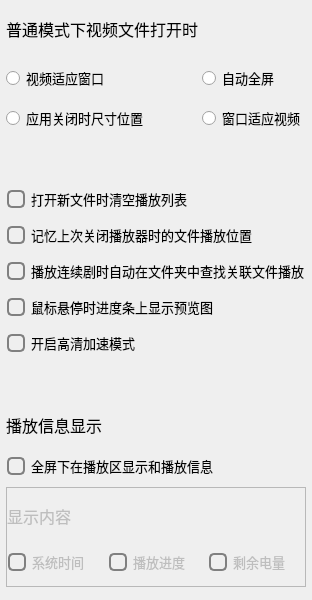
            <widget class="QWidget" name="scrollAreaWidgetContents">
             <property name="geometry">
              <rect>
               <x>0</x>
               <y>0</y>
               <width>312</width>
               <height>600</height>
              </rect>
             </property>
             <property name="minimumSize">
              <size>
               <width>0</width>
               <height>600</height>
              </size>
             </property>
             <layout class="QVBoxLayout" name="verticalLayout_4">
              <property name="spacing">
               <number>4</number>
              </property>
              <property name="leftMargin">
               <number>6</number>
              </property>
              <property name="topMargin">
               <number>6</number>
              </property>
              <property name="rightMargin">
               <number>6</number>
              </property>
              <property name="bottomMargin">
               <number>6</number>
              </property>
              <item>
               <widget class="QFrame" name="frame_6">
                <property name="minimumSize">
                 <size>
                  <width>0</width>
                  <height>129</height>
                 </size>
                </property>
                <property name="maximumSize">
                 <size>
                  <width>16777215</width>
                  <height>130</height>
                 </size>
                </property>
                <property name="styleSheet">
                 <string notr="true">QFrame{
	border:none;

	}</string>
                </property>
                <property name="frameShape">
                 <enum>QFrame::StyledPanel</enum>
                </property>
                <property name="frameShadow">
                 <enum>QFrame::Raised</enum>
                </property>
                <layout class="QGridLayout" name="gridLayout">
                 <property name="leftMargin">
                  <number>0</number>
                 </property>
                 <property name="topMargin">
                  <number>0</number>
                 </property>
                 <property name="rightMargin">
                  <number>0</number>
                 </property>
                 <property name="bottomMargin">
                  <number>0</number>
                 </property>
                 <property name="spacing">
                  <number>4</number>
                 </property>
                 <item row="0" column="0">
                  <widget class="QLabel" name="playLabel">
                   <property name="minimumSize">
                    <size>
                     <width>0</width>
                     <height>41</height>
                    </size>
                   </property>
                   <property name="maximumSize">
                    <size>
                     <width>16777215</width>
                     <height>41</height>
                    </size>
                   </property>
                   <property name="font">
                    <font>
                     <family>Microsoft YaHei UI</family>
                     <pointsize>12</pointsize>
                    </font>
                   </property>
                   <property name="text">
                    <string>普通模式下视频文件打开时</string>
                   </property>
                  </widget>
                 </item>
                 <item row="2" column="0">
                  <widget class="QRadioButton" name="radioButton_6">
                   <property name="minimumSize">
                    <size>
                     <width>0</width>
                     <height>40</height>
                    </size>
                   </property>
                   <property name="font">
                    <font>
                     <family>Microsoft YaHei UI</family>
                     <pointsize>10</pointsize>
                     <weight>3</weight>
                     <italic>false</italic>
                     <bold>false</bold>
                    </font>
                   </property>
                   <property name="styleSheet">
                    <string notr="true">font: 25 10pt &quot;Microsoft YaHei UI&quot;;</string>
                   </property>
                   <property name="text">
                    <string>应用关闭时尺寸位置</string>
                   </property>
                  </widget>
                 </item>
                 <item row="1" column="1">
                  <widget class="QRadioButton" name="radioButton_4">
                   <property name="minimumSize">
                    <size>
                     <width>0</width>
                     <height>50</height>
                    </size>
                   </property>
                   <property name="font">
                    <font>
                     <family>Microsoft YaHei UI</family>
                     <pointsize>10</pointsize>
                     <weight>3</weight>
                     <italic>false</italic>
                     <bold>false</bold>
                    </font>
                   </property>
                   <property name="styleSheet">
                    <string notr="true">font: 25 10pt &quot;Microsoft YaHei UI&quot;;</string>
                   </property>
                   <property name="text">
                    <string>自动全屏</string>
                   </property>
                  </widget>
                 </item>
                 <item row="2" column="1">
                  <widget class="QRadioButton" name="radioButton_5">
                   <property name="minimumSize">
                    <size>
                     <width>0</width>
                     <height>40</height>
                    </size>
                   </property>
                   <property name="font">
                    <font>
                     <family>Microsoft YaHei UI</family>
                     <pointsize>10</pointsize>
                     <weight>3</weight>
                     <italic>false</italic>
                     <bold>false</bold>
                    </font>
                   </property>
                   <property name="styleSheet">
                    <string notr="true">font: 25 10pt &quot;Microsoft YaHei UI&quot;;</string>
                   </property>
                   <property name="text">
                    <string>窗口适应视频</string>
                   </property>
                  </widget>
                 </item>
                 <item row="1" column="0">
                  <widget class="QRadioButton" name="radioButton_3">
                   <property name="minimumSize">
                    <size>
                     <width>0</width>
                     <height>50</height>
                    </size>
                   </property>
                   <property name="font">
                    <font>
                     <family>Microsoft YaHei UI</family>
                     <pointsize>10</pointsize>
                     <weight>3</weight>
                     <italic>false</italic>
                     <bold>false</bold>
                    </font>
                   </property>
                   <property name="styleSheet">
                    <string notr="true">font: 25 10pt &quot;Microsoft YaHei UI&quot;;</string>
                   </property>
                   <property name="text">
                    <string>视频适应窗口</string>
                   </property>
                  </widget>
                 </item>
                </layout>
               </widget>
              </item>
              <item>
               <spacer name="verticalSpacer_4">
                <property name="orientation">
                 <enum>Qt::Vertical</enum>
                </property>
                <property name="sizeType">
                 <enum>QSizePolicy::Fixed</enum>
                </property>
                <property name="sizeHint" stdset="0">
                 <size>
                  <width>20</width>
                  <height>40</height>
                 </size>
                </property>
               </spacer>
              </item>
              <item>
               <widget class="QCheckBox" name="checkBox">
                <property name="minimumSize">
                 <size>
                  <width>0</width>
                  <height>30</height>
                 </size>
                </property>
                <property name="font">
                 <font>
                  <family>Microsoft YaHei UI</family>
                  <pointsize>10</pointsize>
                  <weight>3</weight>
                  <italic>false</italic>
                  <bold>false</bold>
                 </font>
                </property>
                <property name="styleSheet">
                 <string notr="true">QCheckBox {
	font: 25 10pt &quot;Microsoft YaHei UI&quot;;
	padding: 1px;
        }
QCheckBox::indicator{
	  width:14px;
	  height:14px;
      border: 2px solid gray;
      border-radius: 5px;
}
QCheckBox::indicator:hover{
       border-color:rgb(53, 134, 255);
}
QCheckBox::indicator:checked{
	image: url(:/new/prefix1/icons/check.svg);
    border-color: #3586FF;

}</string>
                </property>
                <property name="text">
                 <string>打开新文件时清空播放列表</string>
                </property>
               </widget>
              </item>
              <item>
               <widget class="QCheckBox" name="checkBox_2">
                <property name="minimumSize">
                 <size>
                  <width>0</width>
                  <height>30</height>
                 </size>
                </property>
                <property name="font">
                 <font>
                  <family>Microsoft YaHei UI</family>
                  <pointsize>10</pointsize>
                  <weight>3</weight>
                  <italic>false</italic>
                  <bold>false</bold>
                 </font>
                </property>
                <property name="styleSheet">
                 <string notr="true">QCheckBox {
	font: 25 10pt &quot;Microsoft YaHei UI&quot;;
	padding: 1px;
        }
QCheckBox::indicator{
	  width:14px;
	  height:14px;
      border: 2px solid gray;
      border-radius: 5px;
}
QCheckBox::indicator:hover{
       border-color:rgb(53, 134, 255);
}
QCheckBox::indicator:checked{
	image: url(:/new/prefix1/icons/check.svg);
    border-color: #3586FF;

}</string>
                </property>
                <property name="text">
                 <string>记忆上次关闭播放器时的文件播放位置</string>
                </property>
               </widget>
              </item>
              <item>
               <widget class="QCheckBox" name="checkBox_4">
                <property name="minimumSize">
                 <size>
                  <width>0</width>
                  <height>30</height>
                 </size>
                </property>
                <property name="font">
                 <font>
                  <family>Microsoft YaHei UI</family>
                  <pointsize>10</pointsize>
                  <weight>3</weight>
                  <italic>false</italic>
                  <bold>false</bold>
                 </font>
                </property>
                <property name="styleSheet">
                 <string notr="true">QCheckBox {
	font: 25 10pt &quot;Microsoft YaHei UI&quot;;
	padding: 1px;
        }
QCheckBox::indicator{
	  width:14px;
	  height:14px;
      border: 2px solid gray;
      border-radius: 5px;
}
QCheckBox::indicator:hover{
       border-color:rgb(53, 134, 255);
}
QCheckBox::indicator:checked{
	image: url(:/new/prefix1/icons/check.svg);
    border-color: #3586FF;

}</string>
                </property>
                <property name="text">
                 <string>播放连续剧时自动在文件夹中查找关联文件播放</string>
                </property>
               </widget>
              </item>
              <item>
               <widget class="QCheckBox" name="checkBox_5">
                <property name="minimumSize">
                 <size>
                  <width>0</width>
                  <height>30</height>
                 </size>
                </property>
                <property name="font">
                 <font>
                  <family>Microsoft YaHei UI</family>
                  <pointsize>10</pointsize>
                  <weight>3</weight>
                  <italic>false</italic>
                  <bold>false</bold>
                 </font>
                </property>
                <property name="styleSheet">
                 <string notr="true">QCheckBox {
	font: 25 10pt &quot;Microsoft YaHei UI&quot;;
	padding: 1px;
        }
QCheckBox::indicator{
	  width:14px;
	  height:14px;
      border: 2px solid gray;
      border-radius: 5px;
}
QCheckBox::indicator:hover{
       border-color:rgb(53, 134, 255);
}
QCheckBox::indicator:checked{
	image: url(:/new/prefix1/icons/check.svg);
    border-color: #3586FF;

}</string>
                </property>
                <property name="text">
                 <string>鼠标悬停时进度条上显示预览图</string>
                </property>
               </widget>
              </item>
              <item>
               <widget class="QCheckBox" name="checkBox_6">
                <property name="minimumSize">
                 <size>
                  <width>0</width>
                  <height>30</height>
                 </size>
                </property>
                <property name="font">
                 <font>
                  <family>Microsoft YaHei UI</family>
                  <pointsize>10</pointsize>
                  <weight>3</weight>
                  <italic>false</italic>
                  <bold>false</bold>
                 </font>
                </property>
                <property name="styleSheet">
                 <string notr="true">QCheckBox {
	font: 25 10pt &quot;Microsoft YaHei UI&quot;;
	padding: 1px;
        }
QCheckBox::indicator{
	  width:14px;
	  height:14px;
      border: 2px solid gray;
      border-radius: 5px;
}
QCheckBox::indicator:hover{
       border-color:rgb(53, 134, 255);
}
QCheckBox::indicator:checked{
	image: url(:/new/prefix1/icons/check.svg);
    border-color: #3586FF;

}</string>
                </property>
                <property name="text">
                 <string>开启高清加速模式</string>
                </property>
               </widget>
              </item>
              <item>
               <spacer name="verticalSpacer_5">
                <property name="orientation">
                 <enum>Qt::Vertical</enum>
                </property>
                <property name="sizeType">
                 <enum>QSizePolicy::Fixed</enum>
                </property>
                <property name="sizeHint" stdset="0">
                 <size>
                  <width>20</width>
                  <height>40</height>
                 </size>
                </property>
               </spacer>
              </item>
              <item>
               <widget class="QLabel" name="label_3">
                <property name="minimumSize">
                 <size>
                  <width>0</width>
                  <height>41</height>
                 </size>
                </property>
                <property name="maximumSize">
                 <size>
                  <width>16777215</width>
                  <height>41</height>
                 </size>
                </property>
                <property name="font">
                 <font>
                  <family>Microsoft YaHei UI</family>
                  <pointsize>12</pointsize>
                 </font>
                </property>
                <property name="text">
                 <string>播放信息显示</string>
                </property>
               </widget>
              </item>
              <item>
               <widget class="QCheckBox" name="checkBox_7">
                <property name="minimumSize">
                 <size>
                  <width>0</width>
                  <height>30</height>
                 </size>
                </property>
                <property name="font">
                 <font>
                  <family>Microsoft YaHei UI</family>
                  <pointsize>10</pointsize>
                  <weight>3</weight>
                  <italic>false</italic>
                  <bold>false</bold>
                 </font>
                </property>
                <property name="styleSheet">
                 <string notr="true">QCheckBox {
	font: 25 10pt &quot;Microsoft YaHei UI&quot;;
	padding: 1px;
        }
QCheckBox::indicator{
	  width:14px;
	  height:14px;
      border: 2px solid gray;
      border-radius: 5px;
}
QCheckBox::indicator:hover{
       border-color:rgb(53, 134, 255);
}
QCheckBox::indicator:checked{
	image: url(:/new/prefix1/icons/check.svg);
    border-color: #3586FF;

}</string>
                </property>
                <property name="text">
                 <string>全屏下在播放区显示和播放信息</string>
                </property>
               </widget>
              </item>
              <item>
               <widget class="QFrame" name="frame_7">
                <property name="enabled">
                 <bool>false</bool>
                </property>
                <property name="minimumSize">
                 <size>
                  <width>0</width>
                  <height>80</height>
                 </size>
                </property>
                <property name="maximumSize">
                 <size>
                  <width>16777215</width>
                  <height>100</height>
                 </size>
                </property>
                <property name="frameShape">
                 <enum>QFrame::StyledPanel</enum>
                </property>
                <property name="frameShadow">
                 <enum>QFrame::Raised</enum>
                </property>
                <layout class="QGridLayout" name="gridLayout_3">
                 <property name="leftMargin">
                  <number>0</number>
                 </property>
                 <property name="topMargin">
                  <number>0</number>
                 </property>
                 <property name="rightMargin">
                  <number>0</number>
                 </property>
                 <property name="bottomMargin">
                  <number>0</number>
                 </property>
                 <property name="spacing">
                  <number>4</number>
                 </property>
                 <item row="2" column="3">
                  <widget class="QCheckBox" name="checkBox_10">
                   <property name="minimumSize">
                    <size>
                     <width>0</width>
                     <height>30</height>
                    </size>
                   </property>
                   <property name="font">
                    <font>
                     <family>Microsoft YaHei UI</family>
                     <pointsize>10</pointsize>
                     <weight>3</weight>
                     <italic>false</italic>
                     <bold>false</bold>
                    </font>
                   </property>
                   <property name="styleSheet">
                    <string notr="true">QCheckBox {
	font: 25 10pt &quot;Microsoft YaHei UI&quot;;
	padding: 1px;
        }
QCheckBox::indicator{
	  width:14px;
	  height:14px;
      border: 2px solid gray;
      border-radius: 5px;
}
QCheckBox::indicator:hover{
       border-color:rgb(53, 134, 255);
}
QCheckBox::indicator:checked{
	image: url(:/new/prefix1/icons/check.svg);
    border-color: #3586FF;

}</string>
                   </property>
                   <property name="text">
                    <string>剩余电量</string>
                   </property>
                   <property name="checkable">
                    <bool>true</bool>
                   </property>
                  </widget>
                 </item>
                 <item row="2" column="0">
                  <widget class="QCheckBox" name="checkBox_8">
                   <property name="minimumSize">
                    <size>
                     <width>0</width>
                     <height>30</height>
                    </size>
                   </property>
                   <property name="font">
                    <font>
                     <family>Microsoft YaHei UI</family>
                     <pointsize>10</pointsize>
                     <weight>3</weight>
                     <italic>false</italic>
                     <bold>false</bold>
                    </font>
                   </property>
                   <property name="styleSheet">
                    <string notr="true">QCheckBox {
	font: 25 10pt &quot;Microsoft YaHei UI&quot;;
	padding: 1px;
        }
QCheckBox::indicator{
	  width:14px;
	  height:14px;
      border: 2px solid gray;
      border-radius: 5px;
}
QCheckBox::indicator:hover{
       border-color:rgb(53, 134, 255);
}
QCheckBox::indicator:checked{
	image: url(:/new/prefix1/icons/check.svg);
    border-color: #3586FF;

}</string>
                   </property>
                   <property name="text">
                    <string>系统时间</string>
                   </property>
                   <property name="checkable">
                    <bool>true</bool>
                   </property>
                  </widget>
                 </item>
                 <item row="2" column="2">
                  <widget class="QCheckBox" name="checkBox_9">
                   <property name="minimumSize">
                    <size>
                     <width>0</width>
                     <height>30</height>
                    </size>
                   </property>
                   <property name="font">
                    <font>
                     <family>Microsoft YaHei UI</family>
                     <pointsize>10</pointsize>
                     <weight>3</weight>
                     <italic>false</italic>
                     <bold>false</bold>
                    </font>
                   </property>
                   <property name="styleSheet">
                    <string notr="true">QCheckBox {
	font: 25 10pt &quot;Microsoft YaHei UI&quot;;
	padding: 1px;
        }
QCheckBox::indicator{
	  width:14px;
	  height:14px;
      border: 2px solid gray;
      border-radius: 5px;
}
QCheckBox::indicator:hover{
       border-color:rgb(53, 134, 255);
}
QCheckBox::indicator:checked{
	image: url(:/new/prefix1/icons/check.svg);
    border-color: #3586FF;

}</string>
                   </property>
                   <property name="text">
                    <string>播放进度</string>
                   </property>
                   <property name="checkable">
                    <bool>true</bool>
                   </property>
                  </widget>
                 </item>
                 <item row="1" column="0">
                  <widget class="QLabel" name="label_8">
                   <property name="minimumSize">
                    <size>
                     <width>0</width>
                     <height>41</height>
                    </size>
                   </property>
                   <property name="maximumSize">
                    <size>
                     <width>16777215</width>
                     <height>41</height>
                    </size>
                   </property>
                   <property name="font">
                    <font>
                     <family>Microsoft YaHei UI</family>
                     <pointsize>12</pointsize>
                    </font>
                   </property>
                   <property name="text">
                    <string>显示内容</string>
                   </property>
                  </widget>
                 </item>
                </layout>
               </widget>
              </item>
             </layout>
            </widget>
